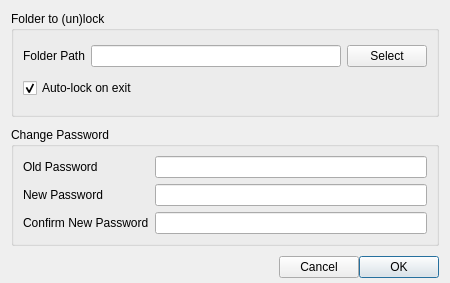
<?xml version="1.0" encoding="UTF-8"?>
<ui version="4.0">
 <class>options</class>
 <widget class="QDialog" name="options">
  <property name="geometry">
   <rect>
    <x>0</x>
    <y>0</y>
    <width>450</width>
    <height>283</height>
   </rect>
  </property>
  <property name="sizePolicy">
   <sizepolicy hsizetype="Fixed" vsizetype="Fixed">
    <horstretch>0</horstretch>
    <verstretch>0</verstretch>
   </sizepolicy>
  </property>
  <property name="minimumSize">
   <size>
    <width>450</width>
    <height>283</height>
   </size>
  </property>
  <property name="maximumSize">
   <size>
    <width>16777215</width>
    <height>16777215</height>
   </size>
  </property>
  <property name="windowTitle">
   <string>Preferences</string>
  </property>
  <layout class="QGridLayout" name="gridLayout_2">
   <property name="sizeConstraint">
    <enum>QLayout::SetMinimumSize</enum>
   </property>
   <property name="bottomMargin">
    <number>5</number>
   </property>
   <property name="horizontalSpacing">
    <number>-1</number>
   </property>
   <property name="verticalSpacing">
    <number>10</number>
   </property>
   <item row="1" column="0">
    <widget class="QGroupBox" name="groupBox">
     <property name="title">
      <string>Change Password</string>
     </property>
     <layout class="QGridLayout" name="gridLayout">
      <item row="0" column="0">
       <widget class="QLabel" name="label_oldPwd">
        <property name="text">
         <string>Old Password</string>
        </property>
       </widget>
      </item>
      <item row="0" column="1">
       <widget class="QLineEdit" name="input_oldPwd">
        <property name="minimumSize">
         <size>
          <width>0</width>
          <height>21</height>
         </size>
        </property>
       </widget>
      </item>
      <item row="1" column="0">
       <widget class="QLabel" name="label_newPwd">
        <property name="text">
         <string>New Password</string>
        </property>
       </widget>
      </item>
      <item row="1" column="1">
       <widget class="QLineEdit" name="input_newPwd">
        <property name="minimumSize">
         <size>
          <width>0</width>
          <height>21</height>
         </size>
        </property>
       </widget>
      </item>
      <item row="2" column="1">
       <widget class="QLineEdit" name="input_newPwd_confirm">
        <property name="minimumSize">
         <size>
          <width>0</width>
          <height>21</height>
         </size>
        </property>
       </widget>
      </item>
      <item row="2" column="0">
       <widget class="QLabel" name="label_newPwd_confirm">
        <property name="text">
         <string>Confirm New Password</string>
        </property>
       </widget>
      </item>
     </layout>
    </widget>
   </item>
   <item row="2" column="0">
    <layout class="QHBoxLayout" name="horizontalLayout">
     <property name="topMargin">
      <number>0</number>
     </property>
     <property name="bottomMargin">
      <number>0</number>
     </property>
     <item>
      <widget class="QLabel" name="label_err">
       <property name="text">
        <string/>
       </property>
      </widget>
     </item>
     <item>
      <spacer name="horizontalSpacer">
       <property name="orientation">
        <enum>Qt::Horizontal</enum>
       </property>
       <property name="sizeHint" stdset="0">
        <size>
         <width>40</width>
         <height>20</height>
        </size>
       </property>
      </spacer>
     </item>
     <item>
      <widget class="QPushButton" name="button_cancelOptions">
       <property name="text">
        <string>Cancel</string>
       </property>
      </widget>
     </item>
     <item>
      <widget class="QPushButton" name="button_validOptions">
       <property name="text">
        <string>OK</string>
       </property>
       <property name="default">
        <bool>true</bool>
       </property>
      </widget>
     </item>
    </layout>
   </item>
   <item row="0" column="0">
    <widget class="QGroupBox" name="groupBox_2">
     <property name="title">
      <string>Folder to (un)lock</string>
     </property>
     <layout class="QVBoxLayout" name="verticalLayout">
      <item>
       <layout class="QHBoxLayout" name="horizontalLayout_3">
        <item>
         <widget class="QLabel" name="label_folderPath">
          <property name="text">
           <string>Folder Path</string>
          </property>
         </widget>
        </item>
        <item>
         <widget class="QLineEdit" name="input_folderPath">
          <property name="minimumSize">
           <size>
            <width>0</width>
            <height>21</height>
           </size>
          </property>
         </widget>
        </item>
        <item>
         <widget class="QPushButton" name="button_selectFolder">
          <property name="text">
           <string>Select</string>
          </property>
         </widget>
        </item>
       </layout>
      </item>
      <item>
       <widget class="QCheckBox" name="input_autolock">
        <property name="text">
         <string>Auto-lock on exit</string>
        </property>
        <property name="checked">
         <bool>true</bool>
        </property>
       </widget>
      </item>
     </layout>
    </widget>
   </item>
  </layout>
 </widget>
 <tabstops>
  <tabstop>input_folderPath</tabstop>
  <tabstop>button_selectFolder</tabstop>
  <tabstop>input_oldPwd</tabstop>
  <tabstop>input_newPwd</tabstop>
  <tabstop>input_newPwd_confirm</tabstop>
 </tabstops>
 <resources/>
 <connections/>
</ui>
